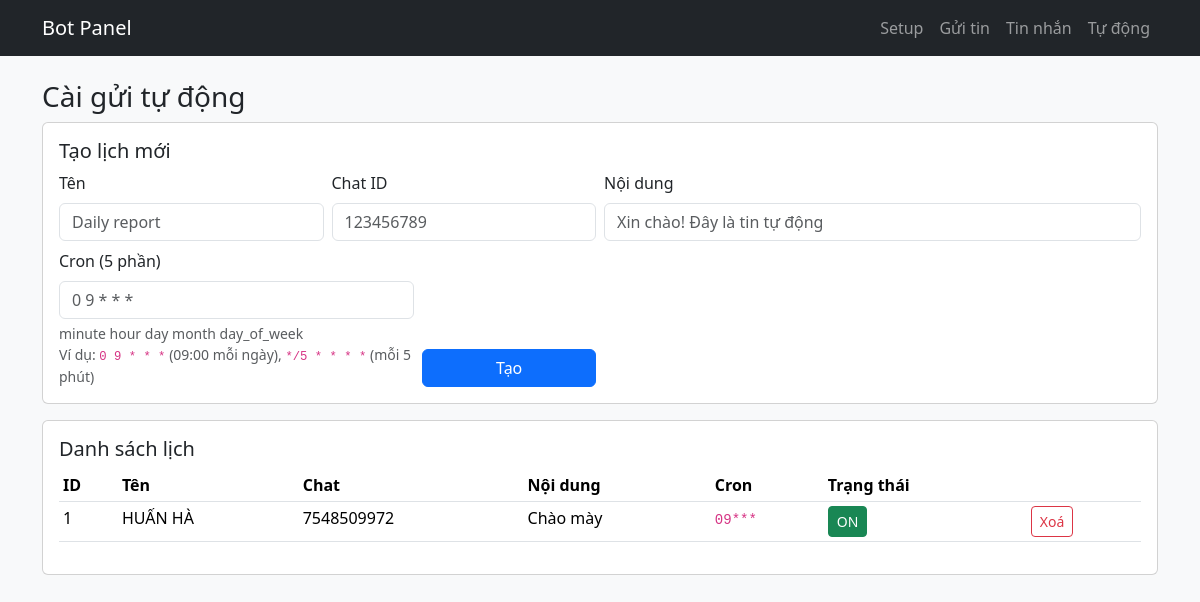
Page /schedules on the committed database.
### tables this page shows
CREATE TABLE schedules (
        id INTEGER PRIMARY KEY AUTOINCREMENT,
        name TEXT,
        chat_id TEXT NOT NULL,
        text TEXT NOT NULL,
        cron TEXT NOT NULL,
        enabled INTEGER NOT NULL DEFAULT 1
    );

### app.py (the view, shortened to what this page needs)
@app.route("/schedules", methods=["GET", "POST"])
def schedules():
    ensure_bot_loaded()
    rows = list_schedules()
    return render_template("schedules.html", rows=rows)

### app.py (called while the page is built)
def ensure_bot_loaded():
    token = get_setting("bot_token")
    if token:
        bot.configure(token)

### bot_manager.py (called while the page is built)
    def configure(self, token: str):
        self._token = (token or "").strip()

### db.py (called while the page is built)
def get_conn():
    conn = sqlite3.connect(DB_PATH)
    conn.row_factory = sqlite3.Row
    return conn

def get_setting(key: str):
    conn = get_conn()
    row = conn.execute("SELECT value FROM settings WHERE key=?", (key,)).fetchone()
    conn.close()
    return row["value"] if row else None

def list_schedules():
    conn = get_conn()
    rows = conn.execute(
        "SELECT id,name,chat_id,text,cron,enabled FROM schedules ORDER BY id DESC"
    ).fetchall()
    conn.close()
    return rows

### templates/schedules.html (shortened to what this page needs)
{% extends "base.html" %}
{% block content %}
<h3>Cài gửi tự động</h3>
<div class="card p-3 mb-3">
  <h5>Tạo lịch mới</h5>
  <form method="post">
    <div class="row g-2">
      <div class="col-md-3">
        <label class="form-label">Tên</label>
        <input name="name" class="form-control" placeholder="Daily report"/>
      </div>
      <div class="col-md-3">
        <label class="form-label">Chat ID</label>
        <input name="chat_id" class="form-control" placeholder="123456789"/>
      </div>
      <div class="col-md-6">
        <label class="form-label">Nội dung</label>
        <input name="text" class="form-control" placeholder="Xin chào! Đây là tin tự động"/>
      </div>
      <div class="col-md-4">
        <label class="form-label">Cron (5 phần)</label>
        <input name="cron" class="form-control" placeholder="0 9 * * *"/>
        <div class="text-muted small mt-1">
          minute hour day month day_of_week<br/>
          Ví dụ: <code>0 9 * * *</code> (09:00 mỗi ngày),
          <code>*/5 * * * *</code> (mỗi 5 phút)
        </div>
      </div>
      <div class="col-md-2 d-flex align-items-end">
        <button class="btn btn-primary w-100">Tạo</button>
      </div>
    </div>
  </form>
</div>
<div class="card p-3">
  <h5>Danh sách lịch</h5>
  <table class="table table-sm">
    <thead>
      <tr>
        <th>ID</th><th>Tên</th><th>Chat</th><th>Nội dung</th><th>Cron</th><th>Trạng thái</th><th></th>
      </tr>
    </thead>
    <tbody>
      {% for r in rows %}
      <tr>
        <td>{{ r["id"] }}</td>
        <td>{{ r["name"] }}</td>
        <td>{{ r["chat_id"] }}</td>
        <td style="max-width:340px; white-space:pre-wrap;">{{ r["text"] }}</td>
        <td><code>{{ r["cron"] }}</code></td>
        <td>
          <form method="post" action="{{ url_for('schedules_toggle', sid=r['id']) }}">
            <button class="btn btn-sm {{ 'btn-success' if r['enabled'] else 'btn-outline-secondary' }}">
              {{ "ON" if r["enabled"] else "OFF" }}
            </button>
          </form>
        </td>
        <td>
          <form method="post" action="{{ url_for('schedules_delete', sid=r['id']) }}">
            <button class="btn btn-sm btn-outline-danger">Xoá</button>
          </form>
        </td>
      </tr>
      {% endfor %}
    </tbody>
  </table>
</div>
{% endblock %}

### rows in the picture
schedules: id "1", name "HUẤN HÀ", chat_id "7548509972", text "Chào mày", cron "09***", enabled "ON"
